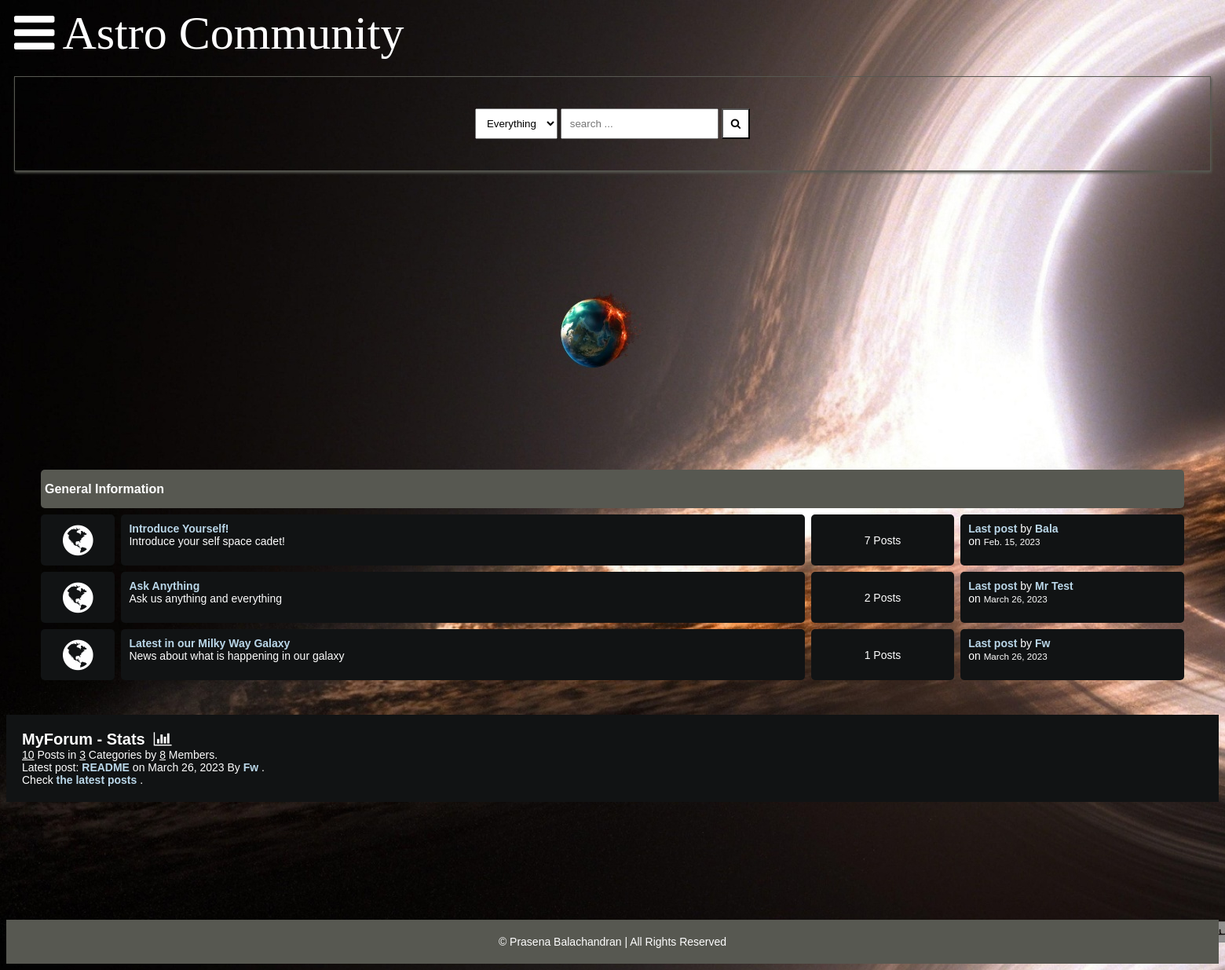
The page / on the database its author committed.
### main/models.py (models this page shows, shortened)
class Category(models.Model):
    title = models.CharField(max_length=50)
    slug = models.SlugField(max_length=400, unique=True, blank=True)
    description = models.TextField(default="description")
    class Meta:
        verbose_name_plural = "categories"
    def get_url(self):
        return reverse("posts", kwargs={"slug": self.slug})
    @property
    def num_posts(self):
        return Post.objects.filter(categories=self).count()
    @property
    def last_post(self):
        return Post.objects.filter(categories=self).latest("date")

class Post(models.Model):
    title = models.CharField(max_length=400)
    slug = models.SlugField(max_length=400, unique=True, blank=True)
    user = models.ForeignKey(Author, on_delete=models.CASCADE)
    content = HTMLField()
    categories = models.ManyToManyField(Category)
    date = models.DateTimeField(auto_now_add=True)
    approved = models.BooleanField(default=False)
    hit_count_generic = GenericRelation(
        HitCount,
        object_id_field="object_pk",
        related_query_name="hit_count_generic_relation",
    )
    tags = TaggableManager()
    comments = models.ManyToManyField(Comment, blank=True)
    closed = models.BooleanField(default=False)
    state = models.CharField(max_length=40, default="zero")
    closed = models.BooleanField(default=False)
    def get_url(self):
        return reverse("detail", kwargs={"slug": self.slug})

class Author(models.Model):
    user = models.ForeignKey(User, on_delete=models.CASCADE)
    fullname = models.CharField(max_length=40, blank=True)
    slug = slug = models.SlugField(max_length=400, unique=True, blank=True)
    bio = HTMLField()
    points = models.IntegerField(default=0)
    profile_pic = ResizedImageField(
        size=[50, 80],
        quality=100,
        upload_to="authors",
        default=None,
        null=True,
        blank=True,
    )

### main/views.py (the view)
# urls.py: path("", home, name="home"),
def home(request):
    forums = Category.objects.all()
    num_posts = Post.objects.all().count()
    num_users = User.objects.all().count()
    num_categories = forums.count()
    try:
        last_post = Post.objects.latest("date")
    except Post.DoesNotExist:
        last_post = []
    context = {
        "forums": forums,
        "num_posts": num_posts,
        "num_users": num_users,
        "num_categories": num_categories,
        "last_post": last_post,
        "title": "ASTRO forum app"
    }
    return render(request, "index.html", context)

### main/context_processors.py (called while the page is built, shortened)
def searchFunction(request):
    search_context = {}
    posts = Post.objects.all()
    return search_context

### templates/index.html
{% extends 'base.html' %} {% block content %}
<div class="container">
	<div class="video-wrapper">
		<video playsinline autoplay muted loop>
			<source src="static/assets/videos/moon.mp4" type="video/webm" >
		</video>
	</div>
	<div class="subforum">
		<div class="subforum-title">
			<h1>General Information</h1>
		</div>
		{% for forum in forums %}
		<div class="subforum-row">
			<div class="subforum-icon subforum-column center">
				<i class="fa fa-globe center"></i>
			</div>
			<div class="subforum-description subforum-column">
				<h4><a href="{{forum.get_url}}">{{forum.title}}</a></h4>
				<p>{{forum.description}}</p>
			</div>
			<div class="subforum-stats subforum-column center">
				<span>{{forum.num_posts}} Posts</span>
			</div>
			<div class="subforum-info subforum-column">
				<b><a href="{{forum.last_post.get_url}}">Last post</a></b> by <a href="">{{forum.last_post.user.fullname|title}}</a> <br >
				on <small>{{forum.last_post.date|date}}</small>
			</div>
		</div>
		{% endfor %}
	</div>
</div>
<div class="forum-info">
	<div class="chart">MyForum - Stats &nbsp;<i class="fa fa-bar-chart"></i></div>
	<span><u>{{num_posts}}</u> Posts in <u>{{num_categories}}</u> Categories by <u>{{num_users}}</u> Members.</span><br >
	{% if forums %}
	<span>
		Latest post: <b><a href="{{last_post.get_url}}">{{last_post.title}}</a></b> on {{last_post.date|date}} By <a href="">{{last_post.user.fullname|title}}</a>
	</span>
	.<br >
	<span>Check <a href="{% url 'latest_posts' %}">the latest posts</a> .</span><br >
	{% endif %}
</div>
{% endblock content %}

### static/assets/css/style.css (style rules this page uses)
:root { background-image: url("../images/blackhole.jpg"); background-color: #cccccc; }
* { box-sizing: border-box; }
html { font-size: 14px; font-family: 'Titillium Web', sans-serif; background-color:rgb(0,0,0); color:#FEFEFE; }
a { color:#BAD7E9; font-weight: bolder; text-decoration: none; }
video { position: absolute; top: 0; left: 0; }
.video-wrapper { position: relative; margin-top: 20px; width: 1800px; height: 300px; overflow: hidden; text-align: center; display: flex; align-items: center; justify-content: center; }
video { object-fit: cover; height: 100%; width: 100%; position: absolute; top: 0; left: 0; }
h1 { font-size:16px; font-weight: bolder; }
.container { margin: 20px; padding: 20px; }
.subforum { margin-top:20px; }
.subforum-title { background-color:#575851; padding: 5px; border-radius: 5px; margin:4px; }
.subforum-row { display: grid; grid-template-columns: 7% 60% 13% 20%; }
.subforum-column { padding: 10px; margin:4px; border-radius: 5px; background-color:#111314; }
.subforum-description * { margin-block: 0; }
.center { display: flex; justify-content: center; align-items: center; }
.subforum-icon i { font-size: 45px; }
.forum-info { padding: 20px; background-color: #111314; }
.chart { font-size:20px; font-weight:bold; }

### rows shown on the page
Category: title "Introduce Yourself!", description "Introduce your self space cadet!", num_posts "7", last_post.user.fullname "Bala", last_post "Feb. 15, 2023"
Category: title "Ask Anything", description "Ask us anything and everything", num_posts "2", last_post.user.fullname "Mr Test", last_post "March 26, 2023"
Category: title "Latest in our Milky Way Galaxy", description "News about what is happening in our galaxy", num_posts "1", last_post.user.fullname "Fw", last_post "March 26, 2023"
Post: title "README", date "March 26, 2023", user.fullname "Fw"

### other values the page prints
{{ num_posts }} "10"
{{ num_categories }} "3"
{{ num_users }} "8"
